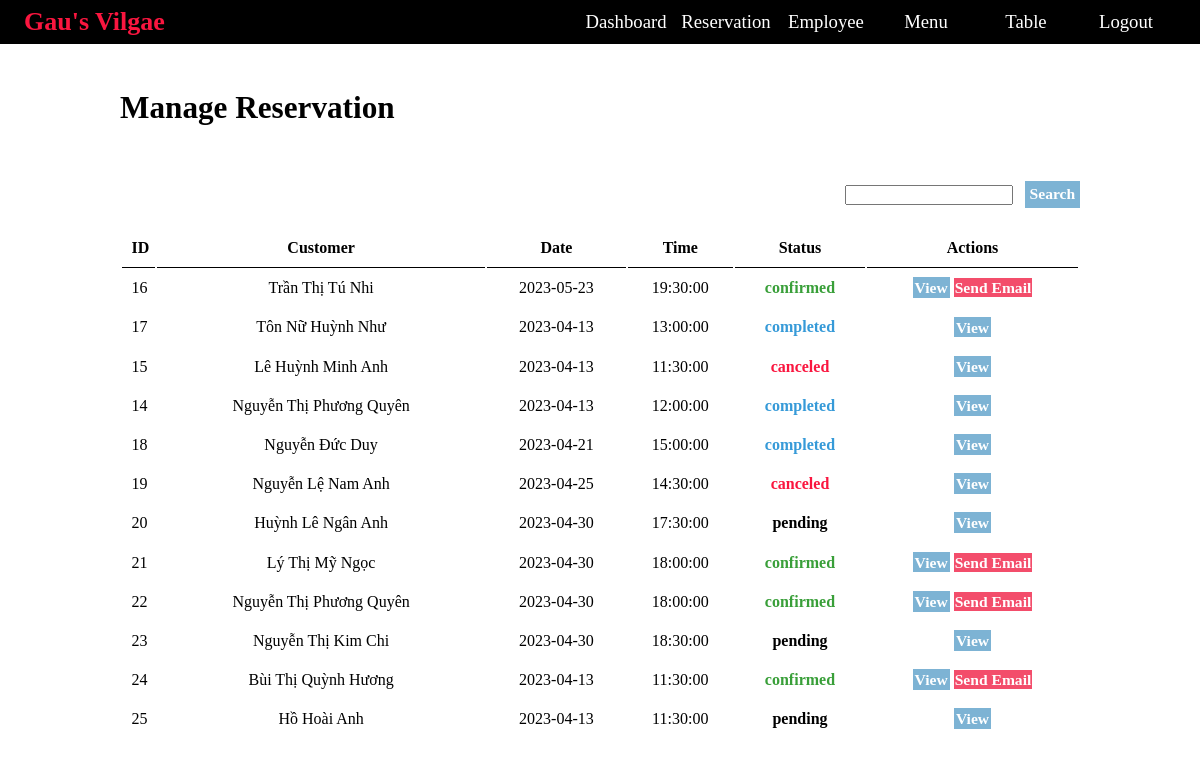
Page /admin/manage-reservation.php (signed in) on the committed database.
### tables this page shows
CREATE TABLE IF NOT EXISTS `tbl_reservation` (
  `id` int NOT NULL AUTO_INCREMENT,
  `id_khach_hang` int NOT NULL,
  `id_lich_dat_ban` int NOT NULL,
  `request` varchar(255) NOT NULL,
  `status` varchar(20) NOT NULL,
  `timestamp` timestamp NOT NULL DEFAULT CURRENT_TIMESTAMP,
  PRIMARY KEY (`id`)
);

CREATE TABLE IF NOT EXISTS `tbl_customer` (
  `id` int NOT NULL AUTO_INCREMENT,
  `full_name` varchar(100) NOT NULL,
  `phone` int NOT NULL,
  `email` varchar(30) NOT NULL,
  PRIMARY KEY (`id`)
);

CREATE TABLE IF NOT EXISTS `tbl_lich_dat_ban` (
  `id` int NOT NULL AUTO_INCREMENT,
  `id_khung_gio` int NOT NULL,
  `id_ban` int NOT NULL,
  `ngay_den` date NOT NULL,
  PRIMARY KEY (`id`)
);

CREATE TABLE IF NOT EXISTS `tbl_khung_gio` (
  `id` int NOT NULL AUTO_INCREMENT,
  `time_start` time NOT NULL,
  `time_end` time NOT NULL,
  PRIMARY KEY (`id`)
);

### config/constants.php (called while the page is built, shortened)
<?php
    $siteurl = "http://localhost:89/restaurant/";
?>

### admin/manage-reservation.php (the view, shortened to what this page needs)
<?php include("partials/head.php"); ?>
    <div class="main-content">
        <div class="ct-box">
            <br><br>
            <h1>Manage Reservation</h1>
            <br><br><br>
             <br> <br>
            <section class="rsv-search" style="text-align: right">
                            <div class="container">
                                <form action="<?php echo $siteurl; ?>admin/search-rsv.php" method="POST">
                                    <input type="text" name="search"  required>
                                    <input type="submit" name="submit" value="Search" class="btn-scd btn-cal">
                                </form>
                            </div>
                        </section>
        <form action="" method="post">
            <table class="tbl-full">
                <tr>
                    <th>ID</th>
                    <th>Customer</th>
                    <th>Date</th>
                    <th>Time</th>
                    <th>Status</th>
                    <th>Actions</th>
                </tr>
                <?php
                $sql="SELECT tbl_reservation.id, tbl_customer.full_name, tbl_lich_dat_ban.ngay_den, tbl_khung_gio.time_start, tbl_reservation.status
                FROM tbl_reservation, tbl_customer, tbl_lich_dat_ban, tbl_khung_gio
                WHERE tbl_reservation.id_khach_hang=tbl_customer.id AND tbl_reservation.id_lich_dat_ban=tbl_lich_dat_ban.id
                AND tbl_lich_dat_ban.id_khung_gio=tbl_khung_gio.id";
                $res = mysqli_query($conn, $sql);
                $count = mysqli_num_rows($res);
                if($count > 0)
                {
                    while($row=mysqli_fetch_assoc($res))
                    {
                        $id = $row['id'];
                        $customer = $row['full_name'];
                        $date = $row['ngay_den'];
                        $time = $row['time_start'];
                        $status = $row['status'];
                        ?>
                        <tr>
                        <td><?php echo $id; ?></td>
                        <td><?php echo $customer; ?></td>
                        <td><?php echo $date; ?></td>
                        <td><?php echo $time; ?></td>
                        <?php
                            if($status == 'pending')
                            {
                                ?>
                                <td class="text-bold"><?php echo $status; ?></td>
                                <?php
                            }
                            if($status == 'confirmed')
                            {
                                ?>
                                <td class="text-green text-bold"><?php echo $status; ?></td>
                                <?php
                            }
                            if($status == 'completed')
                            {
                                ?>
                                <td class="text-blue text-bold"><?php echo $status; ?></td>
                                <?php
                            }
                            if($status == 'canceled')
                            {
                                ?>
                                <td class="text-red text-bold"><?php echo $status; ?></td>
                                <?php
                            }
                        ?>
                        <td>
                            <a href="<?php echo $siteurl; ?>admin/view-reservation.php?id=<?php echo $id; ?>" class="btn-scd">View</a>
                            <?php
                            if($status == "confirmed")
                            {
                                ?>
                                <a href="<?php echo $siteurl; ?>mail/sendmail.php?id=<?php echo $id; ?>" class="btn-prm">Send Email</a>
                                <?php
                            }
                            ?>
                        </td>
                        </tr>
                        <?php
                    }
                }
                else
                {
                    $_SESSION['update'] = "<div class='success'>Category Updated Successfully</div>";
                    header('location:'.$siteurl.'Admin/manage-category.php');
                }
                ?>
            </table>
        </form>
    </div>
</div>
<?php include('partials/footer.php'); ?>

### css/admin.css (style rules this page uses)
* { margin: 0; padding: 0; font-family: Cambria, Cochin, Georgia, Times, 'Times New Roman', serif; box-sizing: border-box; }
html { font-size: 65%; scroll-behavior: smooth; }
.text-red { color:#FA163F; }
.text-blue { color: #369ad8; }
.text-green { color: rgba(2, 133, 2, 0.785); }
.text-bold { font-weight: bold; }
.main-content { width: 100%; }
.ct-box { width: 80%; margin: 2% auto; }
.ct-box a { text-decoration: none; }
.ct-box h1 { font-size: 3rem; }
.tbl-full { width: 100%; margin-top: 2%; }
table tr th { border-bottom: 1px solid black; padding: 1%; text-align: center; }
table tr td { padding: 1%; text-align: center; }
table tr td a { text-decoration: none; }
.btn-prm { text-decoration: none; background-color: #f34d6b; color: white; padding: 0.5%; font-weight: bold; border: 3px; font-size: 1.5rem; }
.btn-scd { text-decoration: none; background-color: #7db3d4; color: white; padding: 1%; font-size: 1.5rem; font-weight: bold; border: 3px #7db3d4; }
.btn-cal { margin-left: 1%; font-size: 1.5rem; padding: 0.5%; }

### rows in the picture
tbl_reservation: id "16", tbl_customer.full_name "Trần Thị Tú Nhi", id_lich_dat_ban.ngay_den "2023-05-23", tbl_khung_gio.time_start "19:30:00", status "confirmed"
tbl_reservation: id "17", tbl_customer.full_name "Tôn Nữ Huỳnh Như", id_lich_dat_ban.ngay_den "2023-04-13", tbl_khung_gio.time_start "13:00:00", status "completed"
tbl_reservation: id "15", tbl_customer.full_name "Lê Huỳnh Minh Anh", id_lich_dat_ban.ngay_den "2023-04-13", tbl_khung_gio.time_start "11:30:00", status "canceled"
tbl_reservation: id "14", tbl_customer.full_name "Nguyễn Thị Phương Quyên", id_lich_dat_ban.ngay_den "2023-04-13", tbl_khung_gio.time_start "12:00:00", status "completed"
tbl_reservation: id "18", tbl_customer.full_name "Nguyễn Đức Duy", id_lich_dat_ban.ngay_den "2023-04-21", tbl_khung_gio.time_start "15:00:00", status "completed"
tbl_reservation: id "19", tbl_customer.full_name "Nguyễn Lệ Nam Anh", id_lich_dat_ban.ngay_den "2023-04-25", tbl_khung_gio.time_start "14:30:00", status "canceled"
tbl_reservation: id "20", tbl_customer.full_name "Huỳnh Lê Ngân Anh", id_lich_dat_ban.ngay_den "2023-04-30", tbl_khung_gio.time_start "17:30:00", status "pending"
tbl_reservation: id "21", tbl_customer.full_name "Lý Thị Mỹ Ngọc", id_lich_dat_ban.ngay_den "2023-04-30", tbl_khung_gio.time_start "18:00:00", status "confirmed"
tbl_reservation: id "22", tbl_customer.full_name "Nguyễn Thị Phương Quyên", id_lich_dat_ban.ngay_den "2023-04-30", tbl_khung_gio.time_start "18:00:00", status "confirmed"
tbl_reservation: id "23", tbl_customer.full_name "Nguyễn Thị Kim Chi", id_lich_dat_ban.ngay_den "2023-04-30", tbl_khung_gio.time_start "18:30:00", status "pending"
tbl_reservation: id "24", tbl_customer.full_name "Bùi Thị Quỳnh Hương", id_lich_dat_ban.ngay_den "2023-04-13", tbl_khung_gio.time_start "11:30:00", status "confirmed"
tbl_reservation: id "25", tbl_customer.full_name "Hồ Hoài Anh", id_lich_dat_ban.ngay_den "2023-04-13", tbl_khung_gio.time_start "11:30:00", status "pending"
